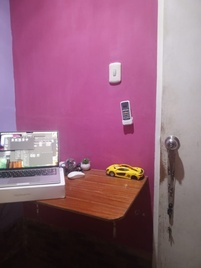
#> input picture imagenes_360/WhatsApp Image 2025-03-11 at 12.16.26 PM (1).jpeg, 201 x 268 px, shrunk from 960 x 1280 before the run
$ python generator.py
#> lines starting #> are read from the running program, lines starting #| are printed output that depends on the picture
import cv2
import numpy as np
import os

def generar_360(carpeta_imagenes, nombre_salida="panoramica_360.jpg"):
    """
    Genera una imagen 360 a partir de una serie de imágenes en una carpeta.

    Args:
        carpeta_imagenes (str): Ruta a la carpeta que contiene las imágenes.
        nombre_salida (str): Nombre del archivo de salida para la imagen panorámica.
    """
#> called with carpeta_imagenes = 'imagenes_360', nombre_salida = 'panoramica_360.jpg'

    imagenes = []
    for archivo in sorted(os.listdir(carpeta_imagenes)):
        if archivo.lower().endswith(('.png', '.jpg', '.jpeg')):
            ruta_archivo = os.path.join(carpeta_imagenes, archivo)
            img = cv2.imread(ruta_archivo)
#> img is the input picture: shape (268, 201, 3); mean B, G, R 119.7, 98, 145.3
            if img is not None:
                imagenes.append(img)
            else:
                print(f"Error al leer la imagen: {archivo}")

    if len(imagenes) < 2:
        print("Se necesitan al menos dos imágenes para la costura.")
        return

    stitcher = cv2.Stitcher.create()
    estado, panoramica = stitcher.stitch(imagenes)
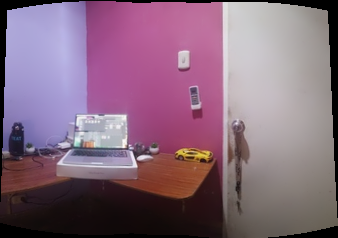
#> panoramica: shape (238, 338, 3); mean of channels 0, 1, 2 123.5, 104.1, 132.8; drawn as B, G, R
#> estado = 0

    print(f"Estado de la costura: {estado}") # Imprime el estado de la costura
#| Estado de la costura: 0

    if estado == cv2.Stitcher_OK:
        cv2.imwrite(nombre_salida, panoramica)
        print(f"Imagen panorámica 360 generada: {nombre_salida}")
    else:
        print("Error al realizar la costura de imágenes.")

if __name__ == "__main__":
    carpeta_imagenes = "imagenes_360"
    if os.path.exists(carpeta_imagenes):
        generar_360(carpeta_imagenes)
    else:
        print(f"Error: La carpeta '{carpeta_imagenes}' no se encontró.")
